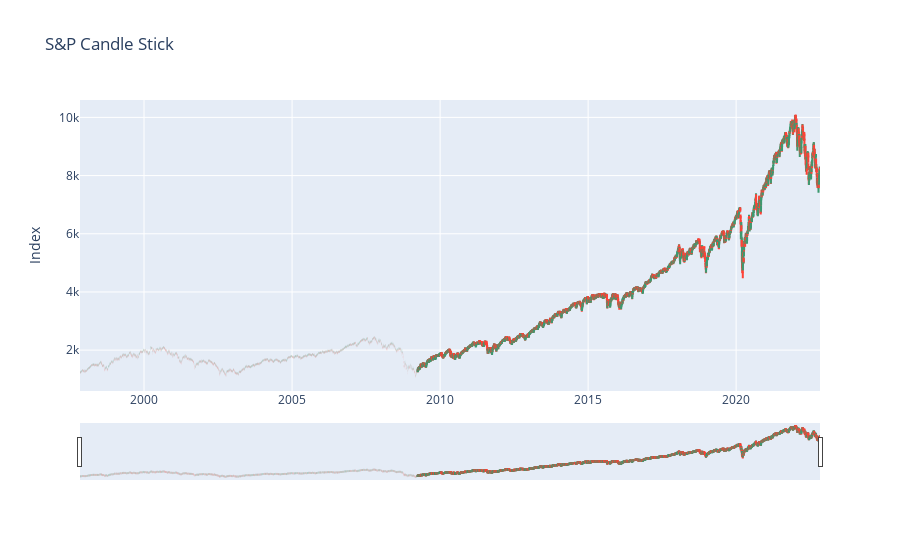

Here is the notebook cell this chart was saved with:
### Code cell
import plotly.graph_objects as go

import pandas as pd
from datetime import datetime

df2 = s_p

fig = go.Figure(data=[go.Candlestick(x=df2['date'],
                open=df2['open_SP500'],
                high=df2['high_SP500'],
                low=df2['low_SP500'],
                close=df2['close_SP500'])])
fig.update_layout(
    title='S&P Candle Stick',
    yaxis_title=' Index'
)

fig.show()

### Figure 1 — Plotly figure (JSON) as saved in the notebook; plotly's stock layout.template omitted (floating-point values rounded to 4 significant figures; data arrays with more than 128 entries replaced by an {"elided": "..."} marker saying what was removed)
{"data": [{"close": {"elided": "6290 float values"}, "high": {"elided": "6290 float values"}, "low": {"elided": "6290 float values"}, "open": {"elided": "6290 float values"}, "type": "candlestick", "x": {"elided": "6290 str values"}}], "layout": {"title": {"text": "S&P Candle Stick"}, "yaxis": {"title": {"text": " Index"}}}}
